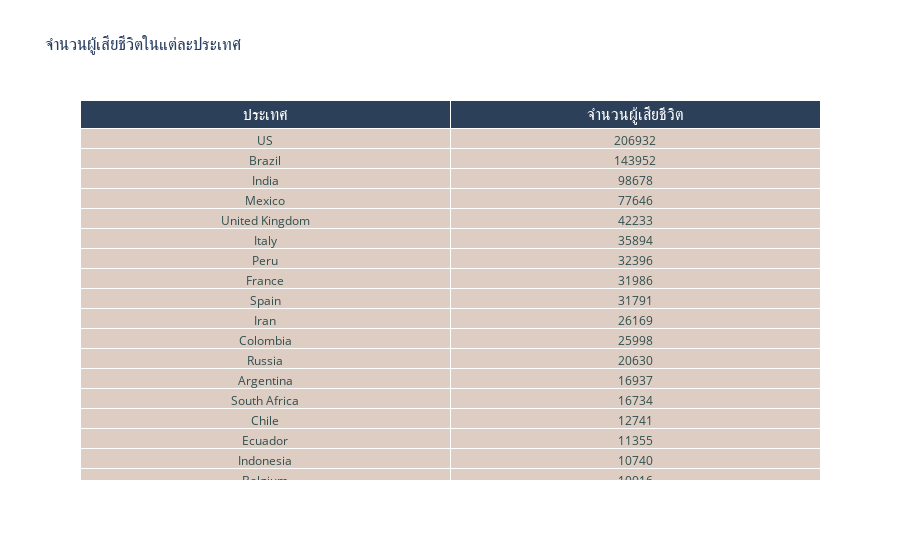

The notebook cell this image was saved under:
### Code cell
#จำนวนผู้เสียชีวิตในแต่ละประเทศ พบว่าประเทศไทยอยู่อันดับที่ 59 และ ประเทศที่มีอันดับผู้เสียชีวิตมากที่สุดคือ US และ India
headerColor = 'grey'
rowEvenColor = 'lightgrey'
rowOddColor = 'white'

fig = go.Figure(data=[go.Table(
  header=dict(
    values=['ประเทศ','จำนวนผู้เสียชีวิต'],
    line_color='white',
    fill_color='#2d4059',
    align=['center','center'],
      
    font=dict(color='white', size=16)
  ),
  cells=dict(
    values=[
      Data_country['country'],
      Data_country['deaths'],
      ],
    line_color='white',
    fill_color='#decdc3',
    align = ['center', 'center'],
    font = dict(color = 'darkslategray', size = 12)
    ))
])
fig.update_layout(
    title='จำนวนผู้เสียชีวิตในแต่ละประเทศ',
)
fig.show()

### Figure 1 — Plotly figure (JSON) as saved in the notebook; plotly's stock layout.template omitted (floating-point values rounded to 4 significant figures; data arrays with more than 128 entries replaced by an {"elided": "..."} marker saying what was removed)
{"data": [{"cells": {"align": ["center", "center"], "fill": {"color": "#decdc3"}, "font": {"color": "darkslategray", "size": 12}, "line": {"color": "white"}, "values": {"elided": "2x188 mixed values"}}, "header": {"align": ["center", "center"], "fill": {"color": "#2d4059"}, "font": {"color": "white", "size": 16}, "line": {"color": "white"}, "values": ["ประเทศ", "จำนวนผู้เสียชีวิต"]}, "type": "table"}], "layout": {"title": {"text": "จำนวนผู้เสียชีวิตในแต่ละประเทศ"}}}
